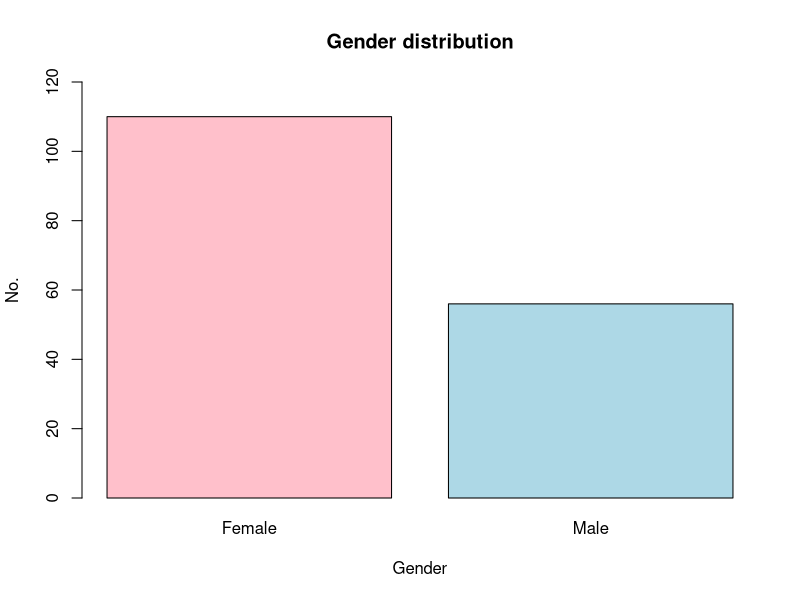
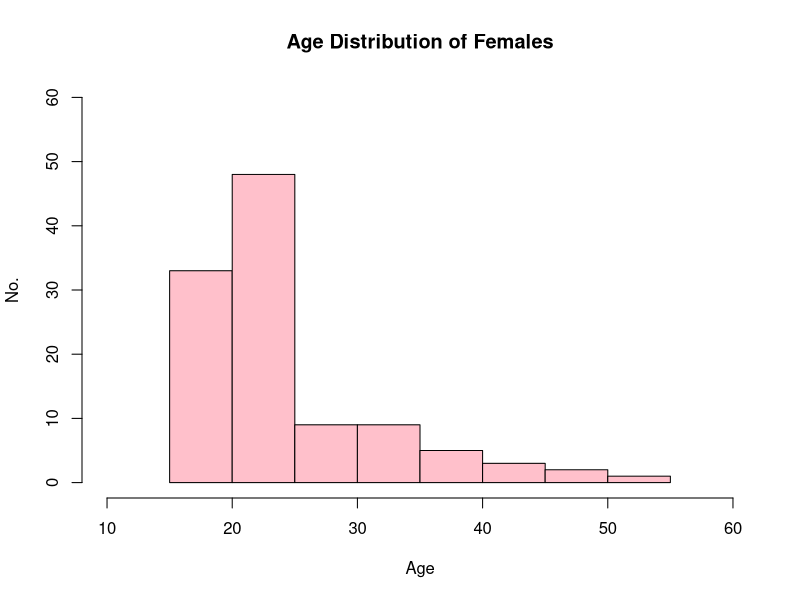
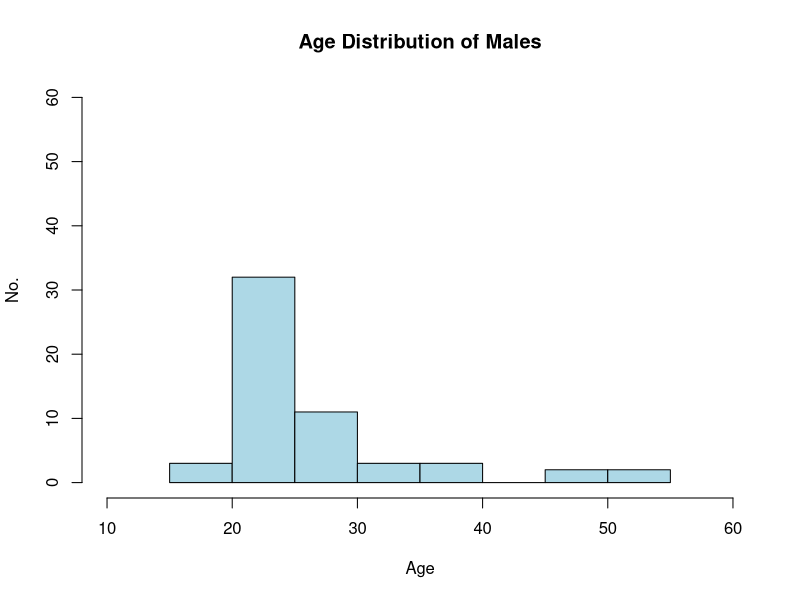
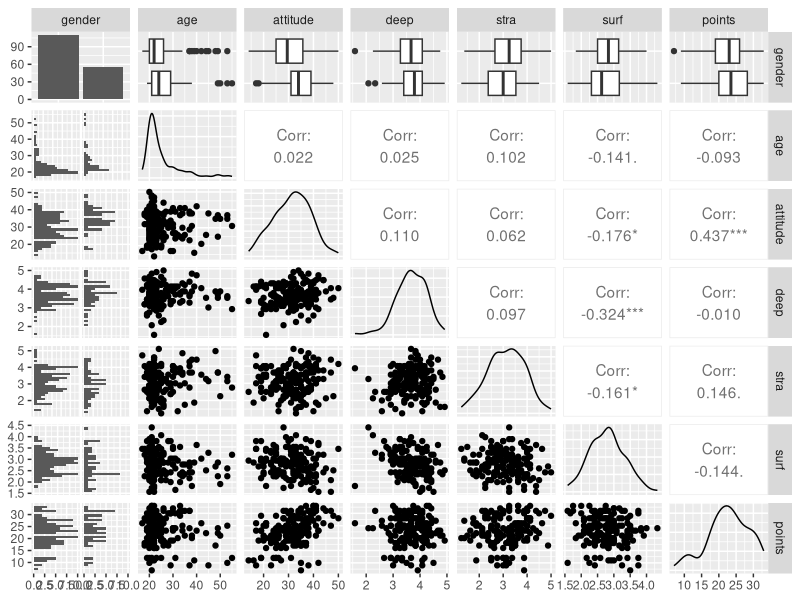
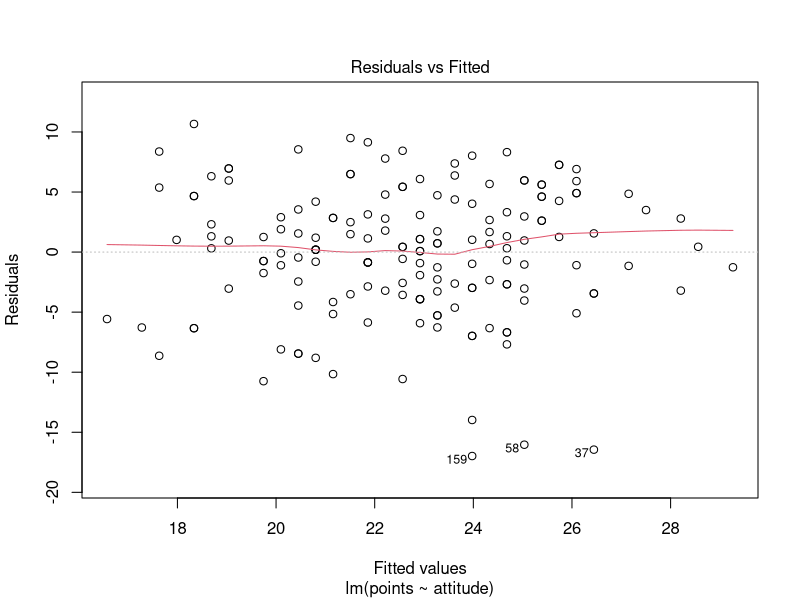
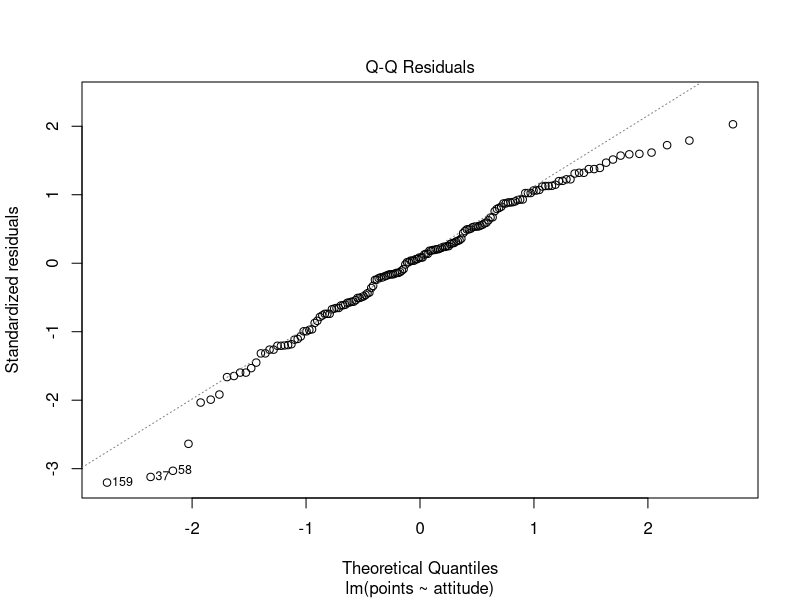
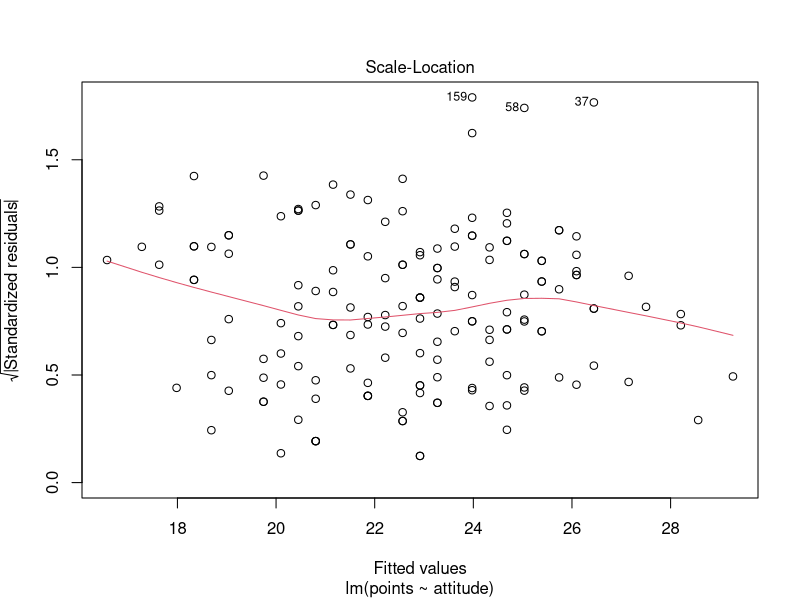
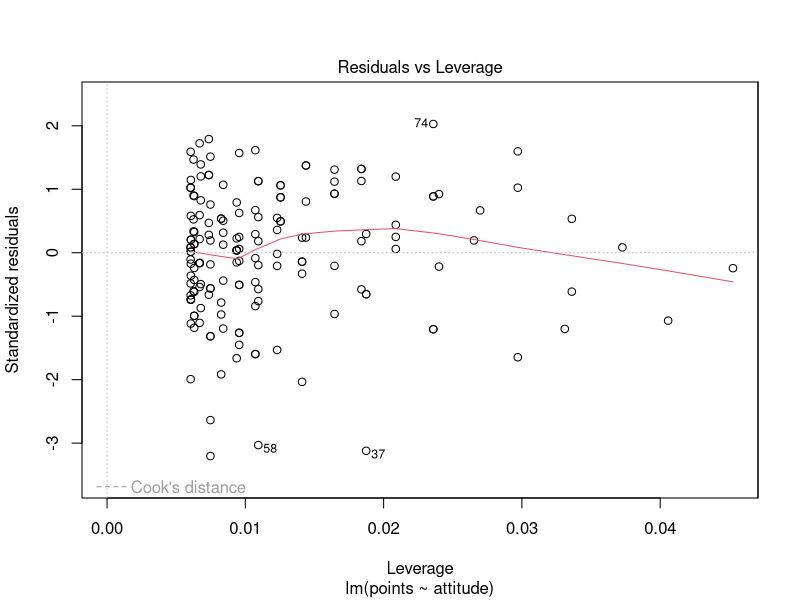

Here is the R script that generated these plots, in order:
## ---- chunk 1
getwd()
setwd("/Users/jonnelintunen/Desktop/IODS-project/data")
table1 <- read.table("learning2014.txt")
head(table1)
## ---- chunk 2
library(ggplot2)
library(plyr)
## ---- chunk 3
gender_F <- subset(table1, gender == "F")
nrow(gender_F)
gender_M <- subset(table1, gender == "M")
nrow(gender_M)

gender_counter <- count(table1, "gender")
barplot(gender_counter$freq, main = "Gender distribution", xlab = "Gender", ylab = "No.", col = c("pink", "lightblue"), names.arg = c("Female", "Male"), ylim = c(0, 120))

## ---- chunk 4
age_all <- table1$age
mean(age_all)
## ---- chunk 5
age_F <- subset(table1, gender == "F")
mean(age_F$age)
min(age_F$age)
max(age_F$age)
## ---- chunk 6
hist(age_F$age, main = "Age Distribution of Females", xlab = "Age", ylab = "No.", ylim = c(0, 60), xlim = c(10, 60), col = "pink")
## ---- chunk 7
age_M <- subset(table1, gender == "M")
mean(age_M$age)
min(age_M$age)
max(age_M$age)
## ---- chunk 8
hist(age_M$age, main = "Age Distribution of Males", xlab = "Age", ylab = "No.", ylim = c(0, 60), xlim = c(10, 60), col = "lightblue")
## ---- chunk 9
library(GGally)
ggpairs(table1)
## ---- chunk 10
my_model <- lm(points ~ attitude  + stra + deep, data = table1)
summary(my_model)
## ---- chunk 11
my_model <- lm(points ~ attitude, data = table1)
summary(my_model)
## ---- chunk 12
plot(my_model)
